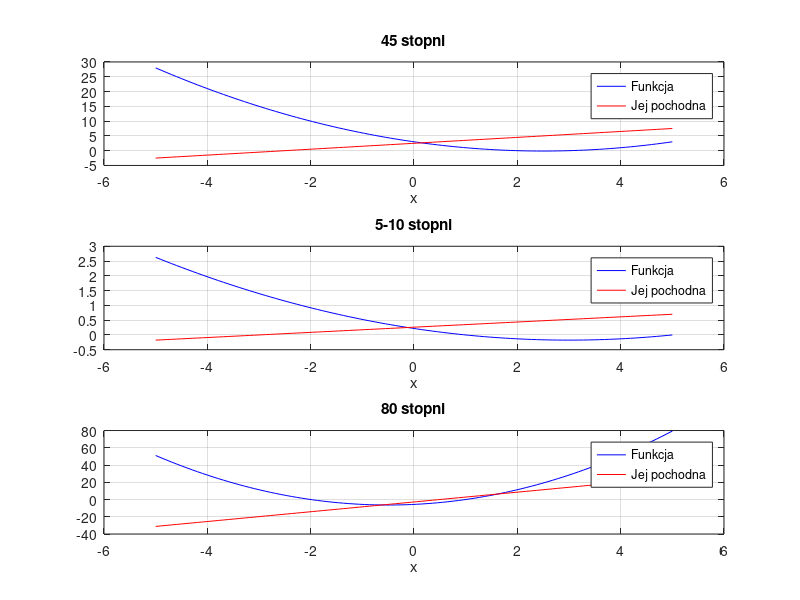

The MATLAB source for this figure: (Note: this script raises an error after producing the figure.)
clear all;
close all;
clc;

x1_45 = 2;
x2_45 = 3;

x1_5 = 1;
x2_5 = 5;

x1_80 = -2;
x2_80 = 1;

a45 = tan(deg2rad(45))/2;
a5 = tan(deg2rad(5))/2;
a80 = tan(deg2rad(80))/2;

f45 = @(x) a45 * (x - x1_45) .* (x - x2_45);
f5 = @(x) a5 * (x - x1_5) .* (x - x2_5);
f80 = @(x) a80 * (x - x1_80) .* (x - x2_80);

fp45 = @(x) 2 * a45 * x + a45 * (x1_45 + x2_45);
fp5 = @(x) 2 * a5 * x + a5 * (x1_5 + x2_5);
fp80 = @(x) 2 * a80 * x + a80 * (x1_80 + x2_80);

x = linspace(-5,5,100);

desZero45 = 3;
desZero80 = -2;
desZero5 = 5;

figure;
subplot(3, 1, 1);
plot(x, f45(x), 'b-', x, fp45(x), 'r-');
title('45 stopni'); xlabel('x'); grid on;
legend('Funkcja', 'Jej pochodna');

subplot(3, 1, 2);
plot(x, f5(x), 'b-', x, fp5(x), 'r-');
title('5-10 stopni'); xlabel('x'); grid on;
legend('Funkcja', 'Jej pochodna');

subplot(3, 1, 3);
plot(x, f80(x), 'b-', x, fp80(x), 'r-');
title('80 stopni'); xlabel('x'); grid on;
legend('Funkcja', 'Jej pochodna');

it=50;
cb45 = nonlinsolvers(f45, fp45, 2.1, 6, 'newton-raphson', it);
cb5 = nonlinsolvers(f5, fp5, 3, 7, 'newton-raphson', it);
cb80 = nonlinsolvers(f80, fp80, -3, 1, 'newton-raphson', it);

figure;
plot( 1:it,cb45,'o-'); xlabel('iter'); ylabel('cb(iter)');
title("45 deg"); 
figure;
plot( 1:it,cb5,'o-'); xlabel('iter'); ylabel('cb(iter)');
title("5 deg");
figure;
plot( 1:it,cb80,'o-'); xlabel('iter'); ylabel('cb(iter)');
title("80 deg");
tolerance = 0.00001;

if abs(cb80(end)-desZero80) < tolerance
    disp('Osiągnięto wymaganą dokładność dla nachylenia 80');
else
    disp('Nie osiągnięto wymaganej dokładności dla nachylenia 80');
end

if abs(cb45(end)-desZero45) < tolerance
    disp('Osiągnięto wymaganą dokładność dla nachylenia 45');
else
    disp('Nie osiągnięto wymaganej dokładności dla nachylenia 45');
end


if abs(cb5(end)-desZero5) < tolerance
    disp('Osiągnięto wymaganą dokładność dla nachylenia 5');
else
    disp('Nie osiągnięto wymaganej dokładności dla nachylenia 5');
end